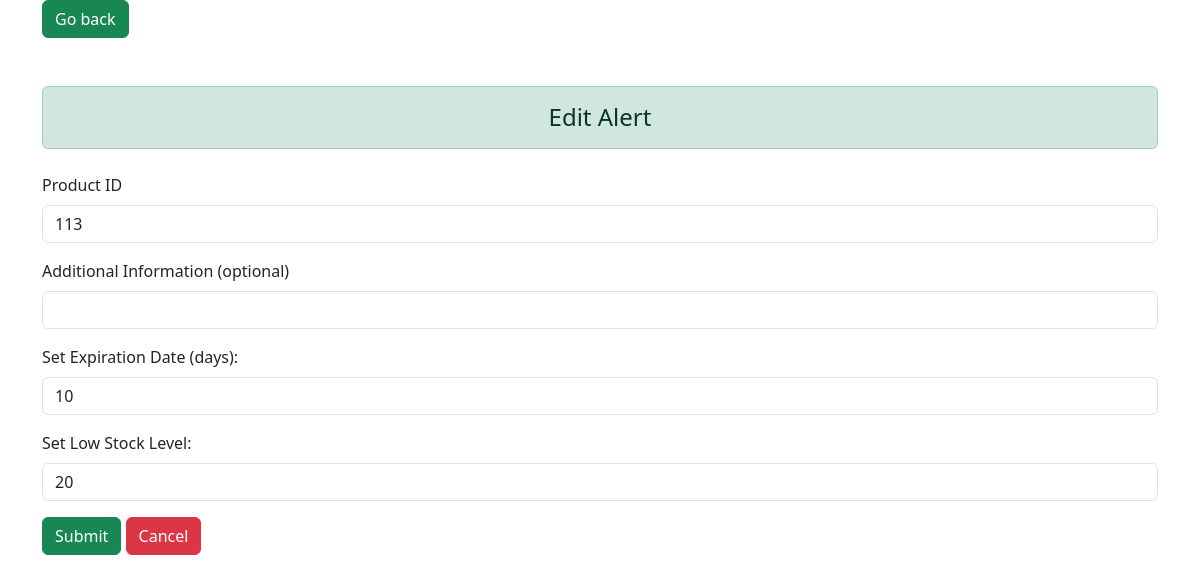
The app's page /jobdb/page/admin/edit_alerts.php?setting_id=2, older data.
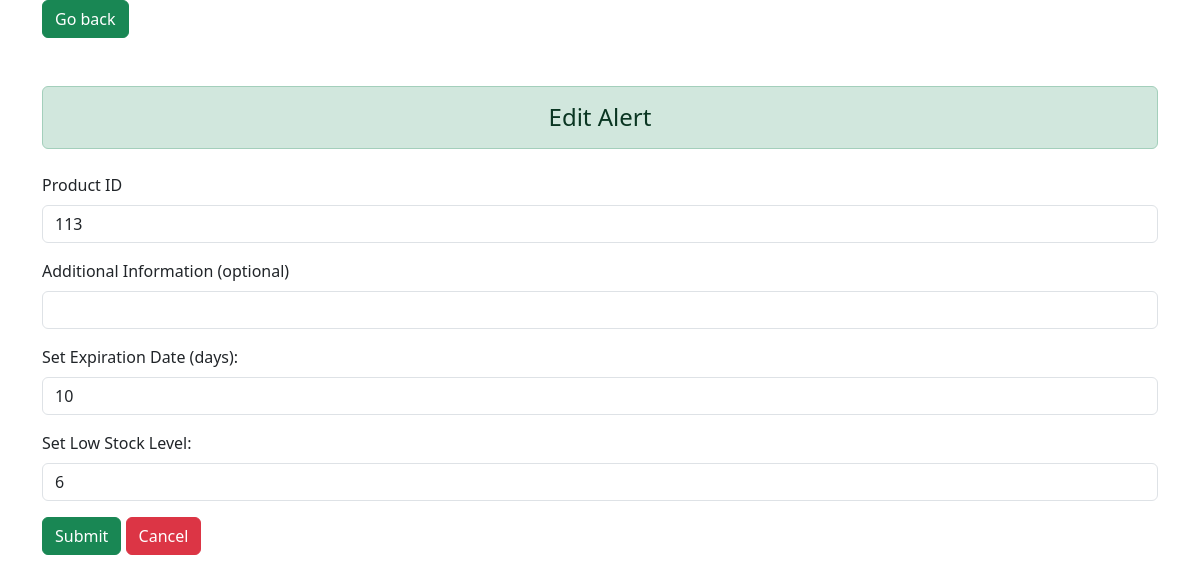
The same page, newer data.
### tables this page shows
CREATE TABLE `alerts_setting` (
  `setting_id` int(11) NOT NULL,
  `listproduct_id` int(11) NOT NULL,
  `set_expday` int(50) NOT NULL,
  `set_lowstock` int(50) NOT NULL,
  `setting_info` text NOT NULL,
  `update_at` timestamp NOT NULL DEFAULT current_timestamp() ON UPDATE current_timestamp()
);

### jobdb/page/admin/edit_alerts.php (the view, shortened to what this page needs)
<?php
$conn = new ConnectionDatabase();
$conn = $conn->connect();
$listproduct_id = '';
$set_expday = null;
$set_lowstock = null;
$setting_info = '';
if (isset($_GET['setting_id'])) {
    $setting_id = $_GET['setting_id'];
    $query = "SELECT * FROM alerts_setting WHERE setting_id = ?";
    $stmt = $conn->prepare($query);
    $stmt->bind_param("i", $setting_id);
    $stmt->execute();
    $result = $stmt->get_result();
    if ($result && $result->num_rows > 0) {
        $row = $result->fetch_assoc();
        $listproduct_id = $row['listproduct_id'];
        $set_expday = $row['set_expday'];
        $set_lowstock = $row['set_lowstock'];
        $setting_info = $row['setting_info'];
    } else {
        echo "Alert not found.";
        exit;
    }
}
?>
<!doctype html>
<html lang="en">
<head>
    <link href="https://cdn.jsdelivr.net/npm/bootstrap@5.3.3/dist/css/bootstrap.min.css" rel="stylesheet">
</head>
<body>
    <div class="container">
        <a href="alert_setting.php" class="btn btn-success mb-4">Go back</a>
        <div class="h4 text-center alert alert-success mb-4 mt-4" role="alert">Edit Alert</div>
        <form action="" method="post" class="mb-5">
            <div class="mb-3">
                <label for="listproduct_id" class="form-label">Product ID</label>
                <input type="number" class="form-control" id="listproduct_id" name="listproduct_id" value="<?= htmlspecialchars($listproduct_id) ?>" required>
            </div>
            <div class="mb-3">
                <label for="setting_info" class="form-label">Additional Information (optional)</label>
                <input type="text" class="form-control" id="setting_info" name="setting_info" value="<?= htmlspecialchars($setting_info) ?>">
            </div>
            <div id="expirationDateForm" class="mb-3">
                <label class="form-label">Set Expiration Date (days):</label>
                <input type="number" name="set_expday" class="form-control" placeholder="Enter expiration days" value="<?= htmlspecialchars($set_expday) ?>">
            </div>
            <div id="lowStockForm" class="mb-3">
                <label class="form-label">Set Low Stock Level:</label>
                <input type="number" name="set_lowstock" class="form-control" placeholder="Enter low stock level" value="<?= htmlspecialchars($set_lowstock) ?>">
            </div>
            <button type="submit" class="btn btn-success">Submit</button>
            <a href="alert_setting.php" class="btn btn-danger">Cancel</a>
        </form>
    </div>
</body>
</html>

Row changes from the older to the newer data that the page shows:
changed alerts_setting: set_lowstock "20" → "6"
